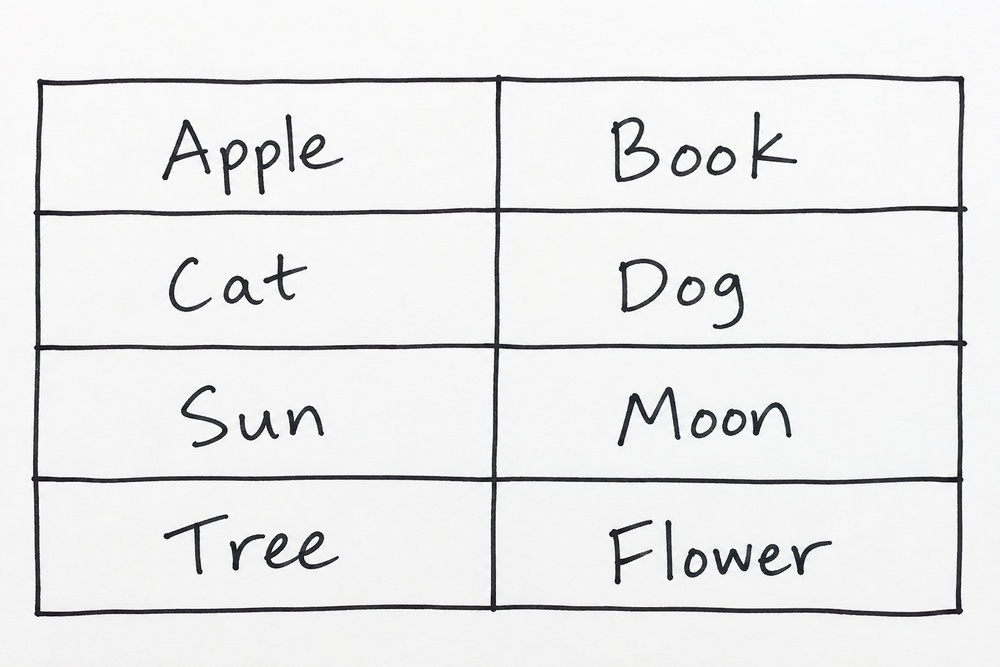
#> input picture temp_deskewed_image.jpg, 1000 x 667 px, shrunk from 1536 x 1024 before the run; its folder holds only this picture in this run
$ python -i cropImages.py   (imports and definitions only)
#> lines starting #> are read from the running program, lines starting #| are printed output that depends on the picture; after the words box and inside, x2 and y2 are one past the last pixel; in counts of white or black regions, pixels touching at a corner belong together
#> further down, picture is the input picture: shape (667, 1000, 3); mean B, G, R 233.2, 233, 232.9
import cv2
import os
from inferencePipeline.tableDetector import TableDetector

"""
    Takes the original image and the list of detected cells,
    crops them, and saves them to an output directory.
"""

def crop_to_exact_word(cell_image, padding=8):
    """
    Analyzes a cropped cell, ignores the outer border lines,
    and returns a sub-crop tightly wrapped around the actual text.
    """
#> called with padding = 8
    # converts the image to grayscale
    gray = cv2.cvtColor(cell_image, cv2.COLOR_BGR2GRAY)

    # Binarize: ink becomes white, background becomes black
    _, thresh = cv2.threshold(gray, 0, 255, cv2.THRESH_BINARY_INV + cv2.THRESH_OTSU)
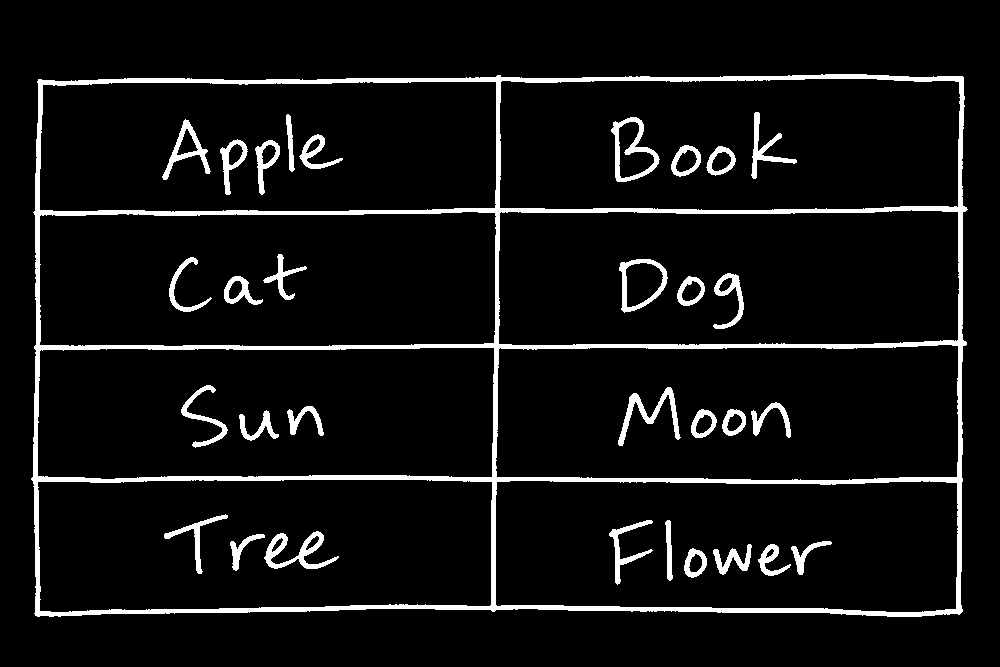
#> thresh: shape (667, 1000); 6.6% white; 32 white regions

    # draws a mathematical boundaries i.e. contours around every white shape it finds
    contours, _ = cv2.findContours(thresh, cv2.RETR_EXTERNAL, cv2.CHAIN_APPROX_SIMPLE)
#> contours = 1 contour; box (x1, y1, x2, y2) and area: (31, 74, 968, 617) 494651

    h, w = cell_image.shape[:2]
#> h = 667; w = 1000
    valid_contours = []

    for c in contours:
        # used to get the exact coordinate of the current shape
        x, y, cw, ch = cv2.boundingRect(c)

        # 1. Identify table lines: Shapes touching the edge AND spanning most of the cell
        touches_edge: bool = (x <= 5) or (y <= 5) or (x + cw >= w - 5) or (y + ch >= h - 5)
        is_long_line: bool = (cw > w * 0.75) or (ch > h * 0.75)

        if touches_edge and is_long_line:
            continue # Skip this border line

        # 2. Filter out tiny background noise/specks
        if cw * ch < 15:
            continue

        valid_contours.append(c)
#> this loop made 1 pass
#> (x, y, cw, ch, touches_edge, is_long_line) on pass 1: (31, 74, 937, 543, False, True)
#> after the loop, valid_contours has the same summary as contours

    # Fallback: If no valid text is found, return the original cell to prevent crashes
    if not valid_contours:
        return cell_image

    # 3. Find the global bounding box for the remaining text contours
    min_x = min(cv2.boundingRect(c)[0] for c in valid_contours)
#> min_x = 31
    min_y = min(cv2.boundingRect(c)[1] for c in valid_contours)
#> min_y = 74

    max_x = max(cv2.boundingRect(c)[0] + cv2.boundingRect(c)[2] for c in valid_contours)
#> max_x = 968
    max_y = max(cv2.boundingRect(c)[1] + cv2.boundingRect(c)[3] for c in valid_contours)
#> max_y = 617

    # 4. Apply padding and boundary checks
    min_x = max(0, min_x - padding)
#> min_x = 23
    min_y = max(0, min_y - padding)
#> min_y = 66
    max_x = min(w, max_x + padding)
#> max_x = 976
    max_y = min(h, max_y + padding)
#> max_y = 625

    # 5. Return the tightly cropped word
    return cell_image[min_y:max_y, min_x:max_x]
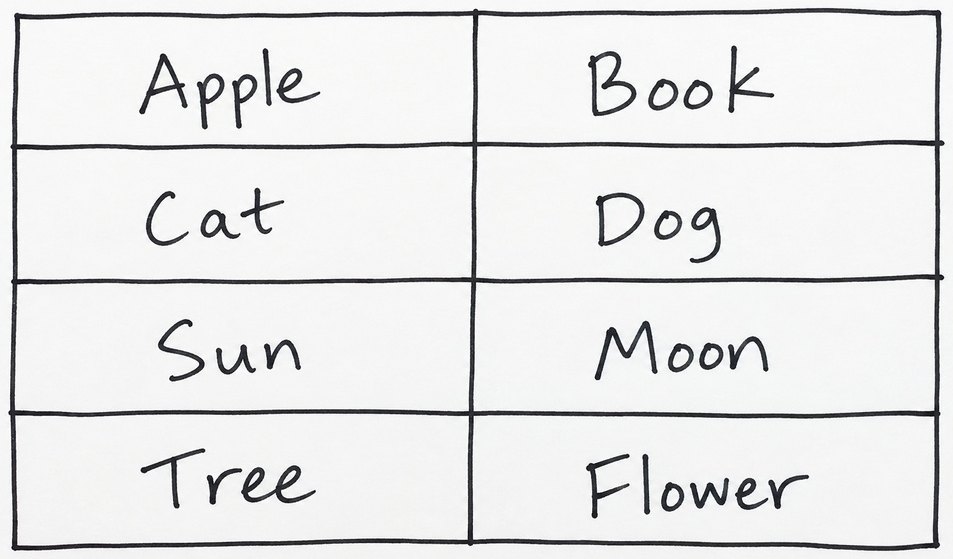
#> returned value: shape (559, 953, 3); mean of channels 0, 1, 2 229.8, 229.6, 229.4; drawn as B, G, R

def crop_and_save_cells(img, cells, output_dir="cropped_cells") -> list:

    # Create the folder if it doesn't exist
    if not os.path.exists(output_dir):
        os.makedirs(output_dir)
        print(f"Created directory: {output_dir}")

    cropped_data = []

    for i, cell in enumerate(cells):
        x1, y1, x2, y2 = cell["box"]

        # 1. Safety Check: Ensure coordinates don't exceed image boundaries
        h, w = img.shape[:2]
        x1, y1 = max(0, x1), max(0, y1)
        x2, y2 = min(w, x2), min(h, y2)

        # 2. Crop using NumPy slicing [start_y:end_y, start_x:end_x]
        crop = img[y1:y2, x1:x2]

        # Skip if the crop is empty (prevents cv2 errors)
        if crop.size == 0:
            continue

        crop = crop_to_exact_word(crop)
        filename = f"cell_row{cell['row']}_column{cell['col']}.jpg"
        save_path = os.path.join(output_dir, filename)

        # 4. Save the cropped image to disk
        cv2.imwrite(save_path, crop)

        # Store in a list of dictionary in case you want to pass them directly to your CRNN in memory
        cropped_data.append({
            "filepath": save_path,
            "image_matrix": crop,
            "row": cell.get("row"),
            "col": cell.get("col")
        })

    return cropped_data

>>> import cv2
>>> picture = cv2.imread('../temp_deskewed_image.jpg')
>>> result = crop_to_exact_word(picture)

$ run again, on table.jpg
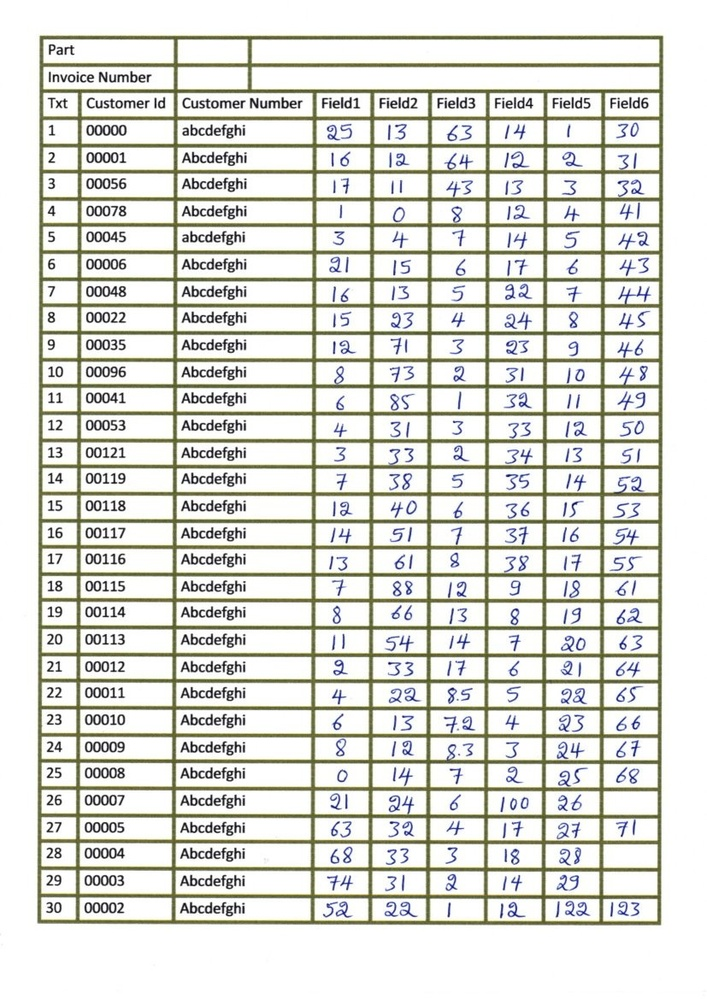
#> input picture table.jpg, 707 x 999 px, shrunk from 827 x 1169 before the run
#> picture is the input picture: shape (999, 707, 3); mean B, G, R 213.5, 220.8, 220
#> in crop_to_exact_word, `_, thresh = cv2.threshold(gray, 0, 255, cv2.THRESH_BINARY_INV + cv2.TH..`:
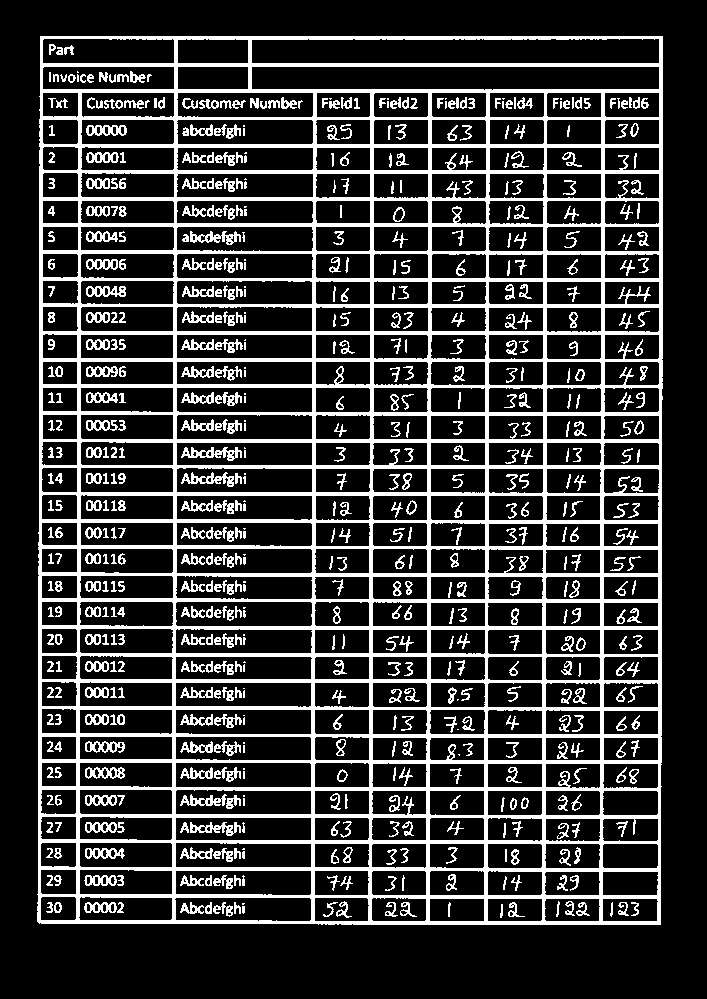
#> thresh: shape (999, 707); 21.2% white; 651 white regions (60 under 20 px)
#> contours = 1 contour; box (x1, y1, x2, y2) and area: (37, 36, 663, 925) 552536
#> the loop in crop_to_exact_word, `for c in contours:` made 1 pass
#> (x, y, cw, ch, touches_edge, is_long_line) on pass 1: (37, 36, 626, 889, False, True)
#> after the loop in crop_to_exact_word, `for c in contours:`: valid_contours has the same summary as contours
#> in crop_to_exact_word, `min_x = min(cv2.boundingRect(c)[0] for c in valid_contours)`: min_x = 37
#> in crop_to_exact_word, `min_y = min(cv2.boundingRect(c)[1] for c in valid_contours)`: min_y = 36
#> in crop_to_exact_word, `max_x = max(cv2.boundingRect(c)[0] + cv2.boundingRect(c)[2] for c in v..`: max_x = 663
#> in crop_to_exact_word, `max_y = max(cv2.boundingRect(c)[1] + cv2.boundingRect(c)[3] for c in v..`: max_y = 925
#> in crop_to_exact_word, `min_x = max(0, min_x - padding)`: min_x = 29
#> in crop_to_exact_word, `min_y = max(0, min_y - padding)`: min_y = 28
#> in crop_to_exact_word, `max_x = min(w, max_x + padding)`: max_x = 671
#> in crop_to_exact_word, `max_y = min(h, max_y + padding)`: max_y = 933
#> in crop_to_exact_word, `return cell_image[min_y:max_y, min_x:max_x]`:
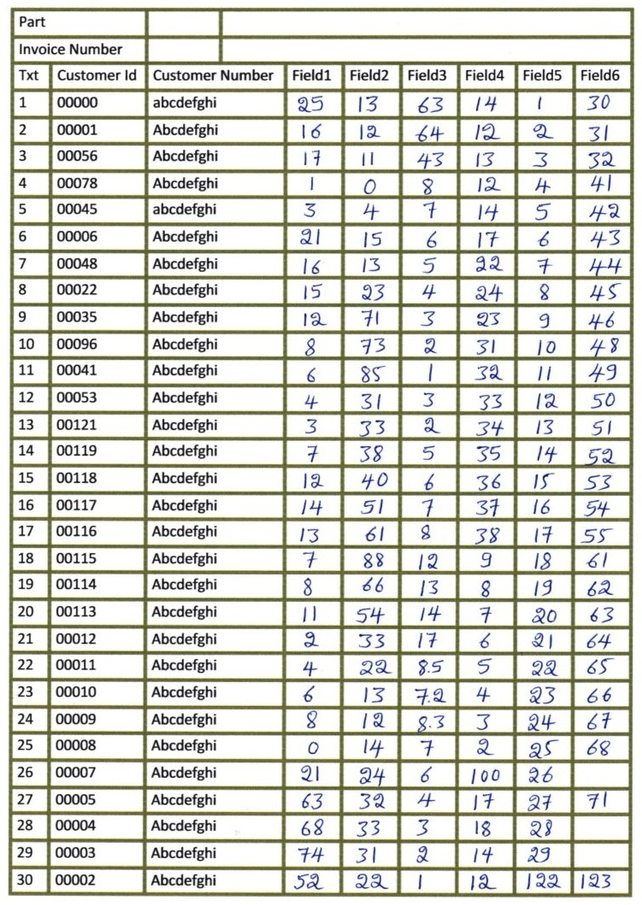
#> returned value: shape (905, 642, 3); mean of channels 0, 1, 2 204.6, 213.4, 212.5; drawn as B, G, R
